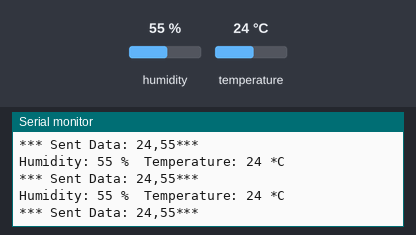
Recording of a sketch running on a simulated ESP32. On the bench: the last lines printed to the serial monitor. The inputs (shaded band) are chosen by the test bench; at power-on: humidity 55 %, temperature 24 °C. Nothing arrives over Bluetooth unless stated; a phone connects over Bluetooth LE 3 s after start.

Above: at 5.8 s.
5.9 s: humidity set to 22 %
At 7.5 s:
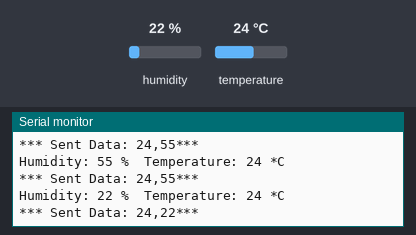
9.0 s: temperature set to 12 °C
At 9.5 s:
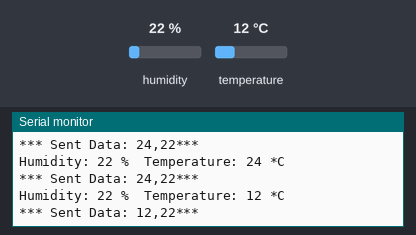
12.1 s: humidity set to 40 %
At 13.1 s:
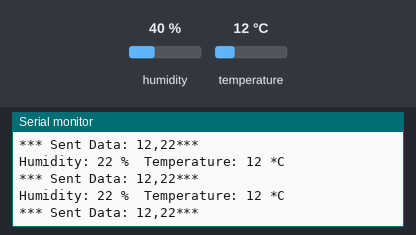
Timing chart, 0 to 15.1 s (numbered marks = the images above; inputs shaded):
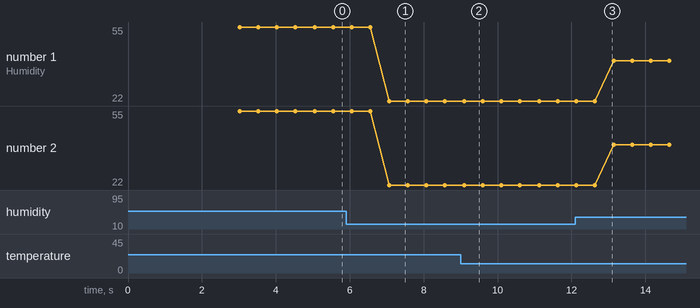

Measured:
- after the input at 5.9 s, the serial monitor: prints a new line after 1.2 s (image 1)
- after the input at 9.0 s, the serial monitor: prints a new line after 0.10 s (image 2)
- plotted number 1: 55 → 22 after the input at 5.9 s, 22 → 40 after the input at 12.1 s
- plotted number 2: 55 → 22 after the input at 5.9 s, 22 → 40 after the input at 12.1 s

The sketch:

dht11Sensor.ino
```cpp
// source code untuk dhtSensor dengan sudah diimplementasikan pada bleNotify

#include <DHT.h>
#include <BLEDevice.h>
#include <BLEServer.h>
#include <BLEUtils.h>
#include <BLE2902.h>

BLEServer *pServer = NULL;
BLECharacteristic *pCharacteristic = NULL;
bool deviceConnected = false;
bool oldDeviceConnected = false;
uint32_t value = 0;

/*
    Definition of DHT11
*/

#define DHTTYPE DHT11 // sets sensor type, in case DHT11
#define DHTPIN 4      // DHT11 data pin

DHT dht(DHTPIN, DHTTYPE);

int humidity;
int temperature;

// See the following for generating UUIDs:
// https://www.uuidgenerator.net/

#define SERVICE_UUID "4fafc201-1fb5-459e-8fcc-c5c9c331914b"
#define CHARACTERISTIC_UUID "beb5483e-36e1-4688-b7f5-ea07361b26a8"

class MyServerCallbacks : public BLEServerCallbacks
{
    void onConnect(BLEServer *pServer)
    {
        deviceConnected = true;
    };

    void onDisconnect(BLEServer *pServer)
    {
        deviceConnected = false;
    }
};

void setup()
{
    Serial.begin(115200);

    // Create the BLE Device
    BLEDevice::init("ESP32 Apri");

    // Create the BLE Server
    pServer = BLEDevice::createServer();
    pServer->setCallbacks(new MyServerCallbacks());

    // Create the BLE Service
    BLEService *pService = pServer->createService(SERVICE_UUID);

    // Create a BLE Characteristic
    pCharacteristic = pService->createCharacteristic(
        CHARACTERISTIC_UUID,
        BLECharacteristic::PROPERTY_READ |
            BLECharacteristic::PROPERTY_WRITE |
            BLECharacteristic::PROPERTY_NOTIFY |
            BLECharacteristic::PROPERTY_INDICATE);

    // https://www.bluetooth.com/specifications/gatt/viewer?attributeXmlFile=org.bluetooth.descriptor.gatt.client_characteristic_configuration.xml
    // Create a BLE Descriptor
    pCharacteristic->addDescriptor(new BLE2902());

    // Start the service
    pService->start();

    // Start advertising
    BLEAdvertising *pAdvertising = BLEDevice::getAdvertising();
    pAdvertising->addServiceUUID(SERVICE_UUID);
    pAdvertising->setScanResponse(false);
    pAdvertising->setMinPreferred(0x0); // set value to 0x00 to not advertise this parameter
    BLEDevice::startAdvertising();
    Serial.println("Waiting a client connection to notify...");
}

void loop()
{
    // notify changed value
    if (deviceConnected)
    {
        // tentang suhu
        humidity = dht.readHumidity();
        temperature = dht.readTemperature();
        // testa se retorno é valido, caso contrário algo está errado.
        if (isnan(temperature) || isnan(humidity))
        {
            Serial.println("Failed to read from DHT");
        }
        else
        {
            Serial.print("Humidity: ");
            Serial.print(humidity);
            Serial.print(" %\t");
            Serial.print("Temperature: ");
            Serial.print(temperature);
            Serial.println(" *C");
        }

        char humidityString[2];
        char temperatureString[2];
        dtostrf(humidity, 1, 2, humidityString);
        dtostrf(temperature, 1, 2, temperatureString);

        char dhtDataString[16];
        sprintf(dhtDataString, "%d,%d", temperature, humidity);

        //    pTxCharacteristic->setValue(&txValue, 1);
        pCharacteristic->setValue(dhtDataString);
        pCharacteristic->notify();

        Serial.print("*** Sent Data: ");
        Serial.print(dhtDataString);
        Serial.println("***");
        delay(500); // bluetooth stack will go into congestion, if too many packets are sent, in 6 hours test i was able to go as low as 3ms
    }
    // disconnecting
    if (!deviceConnected && oldDeviceConnected)
    {
        delay(500);                  // give the bluetooth stack the chance to get things ready
        pServer->startAdvertising(); // restart advertising
        Serial.println("start advertising");
        oldDeviceConnected = deviceConnected;
    }
    // connecting
    if (deviceConnected && !oldDeviceConnected)
    {
        // do stuff here on connecting
        oldDeviceConnected = deviceConnected;
    }
}
```
